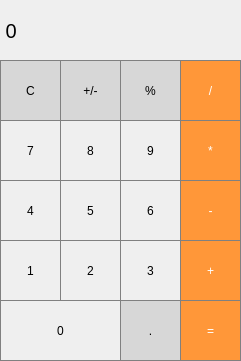
<?xml version="1.0" encoding="UTF-8"?>
<ui version="4.0">
 <class>Calculator</class>
 <widget class="QMainWindow" name="Calculator">
  <property name="geometry">
   <rect>
    <x>0</x>
    <y>0</y>
    <width>241</width>
    <height>361</height>
   </rect>
  </property>
  <property name="windowTitle">
   <string>Calculator</string>
  </property>
  <widget class="QWidget" name="centralWidget">
   <property name="minimumSize">
    <size>
     <width>241</width>
     <height>361</height>
    </size>
   </property>
   <property name="maximumSize">
    <size>
     <width>241</width>
     <height>361</height>
    </size>
   </property>
   <widget class="QLabel" name="answerLabel">
    <property name="geometry">
     <rect>
      <x>0</x>
      <y>0</y>
      <width>241</width>
      <height>61</height>
     </rect>
    </property>
    <property name="minimumSize">
     <size>
      <width>241</width>
      <height>61</height>
     </size>
    </property>
    <property name="maximumSize">
     <size>
      <width>241</width>
      <height>61</height>
     </size>
    </property>
    <property name="font">
     <font>
      <pointsize>15</pointsize>
     </font>
    </property>
    <property name="styleSheet">
     <string notr="true">QLabel {
	qproperty-alignment: 'AlignVCenter | AlignRight';
	border: 1px solid gray;
}

background-color: white;</string>
    </property>
    <property name="text">
     <string> 0</string>
    </property>
   </widget>
   <widget class="QPushButton" name="clear">
    <property name="geometry">
     <rect>
      <x>0</x>
      <y>60</y>
      <width>61</width>
      <height>61</height>
     </rect>
    </property>
    <property name="styleSheet">
     <string notr="true">QPushButton {
	background-color: rgb(215,215,215);
	border: 1px solid gray;
}

QPushButton:pressed {
	background-color: qlineargradient(x1: 0, y1: 0, x2: 0, y2: 1, stop: 0 #BEBEBE, stop: 1 #D7D7D7);
}</string>
    </property>
    <property name="text">
     <string>C</string>
    </property>
   </widget>
   <widget class="QPushButton" name="divide">
    <property name="geometry">
     <rect>
      <x>180</x>
      <y>60</y>
      <width>61</width>
      <height>61</height>
     </rect>
    </property>
    <property name="styleSheet">
     <string notr="true">QPushButton {
	background-color: rgb(255,151,57);
	color: white;
	border: 1px solid gray;
}

QPushButton:pressed {
	background-color: qlineargradient(x1: 0, y1: 0, x2: 0, y2: 1, stop: 0 #FF7832, stop: 1 #FF9739);
}</string>
    </property>
    <property name="text">
     <string>/</string>
    </property>
   </widget>
   <widget class="QPushButton" name="percent">
    <property name="geometry">
     <rect>
      <x>120</x>
      <y>60</y>
      <width>61</width>
      <height>61</height>
     </rect>
    </property>
    <property name="styleSheet">
     <string notr="true">QPushButton {
	background-color: rgb(215,215,215);
	border: 1px solid gray;
}

QPushButton:pressed {
	background-color: qlineargradient(x1: 0, y1: 0, x2: 0, y2: 1, stop: 0 #BEBEBE, stop: 1 #D7D7D7);
}</string>
    </property>
    <property name="text">
     <string>%</string>
    </property>
   </widget>
   <widget class="QPushButton" name="plusMinus">
    <property name="geometry">
     <rect>
      <x>60</x>
      <y>60</y>
      <width>61</width>
      <height>61</height>
     </rect>
    </property>
    <property name="styleSheet">
     <string notr="true">QPushButton {
	background-color: rgb(215,215,215);
	border: 1px solid gray;
}

QPushButton:pressed {
	background-color: qlineargradient(x1: 0, y1: 0, x2: 0, y2: 1, stop: 0 #BEBEBE, stop: 1 #D7D7D7);
}</string>
    </property>
    <property name="text">
     <string>+/-</string>
    </property>
   </widget>
   <widget class="QPushButton" name="button_nine">
    <property name="geometry">
     <rect>
      <x>120</x>
      <y>120</y>
      <width>61</width>
      <height>61</height>
     </rect>
    </property>
    <property name="styleSheet">
     <string notr="true">QPushButton {
	border: 1px solid gray;
}

QPushButton:pressed {
	background-color: qlineargradient(x1: 0, y1: 0, x2: 0, y2: 1, stop: 0 #dadbde, stop: 1 #f6f7fa);
}</string>
    </property>
    <property name="text">
     <string>9</string>
    </property>
   </widget>
   <widget class="QPushButton" name="multiply">
    <property name="geometry">
     <rect>
      <x>180</x>
      <y>120</y>
      <width>61</width>
      <height>61</height>
     </rect>
    </property>
    <property name="styleSheet">
     <string notr="true">QPushButton {
	background-color: rgb(255,151,57);
	color: white;
	border: 1px solid gray;
}

QPushButton:pressed {
	background-color: qlineargradient(x1: 0, y1: 0, x2: 0, y2: 1, stop: 0 #FF7832, stop: 1 #FF9739);
}</string>
    </property>
    <property name="text">
     <string>*</string>
    </property>
   </widget>
   <widget class="QPushButton" name="button_seven">
    <property name="geometry">
     <rect>
      <x>0</x>
      <y>120</y>
      <width>61</width>
      <height>61</height>
     </rect>
    </property>
    <property name="styleSheet">
     <string notr="true">QPushButton {
	border: 1px solid gray;
}

QPushButton:pressed {
	background-color: qlineargradient(x1: 0, y1: 0, x2: 0, y2: 1, stop: 0 #dadbde, stop: 1 #f6f7fa);
}</string>
    </property>
    <property name="text">
     <string>7</string>
    </property>
   </widget>
   <widget class="QPushButton" name="button_eight">
    <property name="geometry">
     <rect>
      <x>60</x>
      <y>120</y>
      <width>61</width>
      <height>61</height>
     </rect>
    </property>
    <property name="styleSheet">
     <string notr="true">QPushButton {
	border: 1px solid gray;
}

QPushButton:pressed {
	background-color: qlineargradient(x1: 0, y1: 0, x2: 0, y2: 1, stop: 0 #dadbde, stop: 1 #f6f7fa);
}</string>
    </property>
    <property name="text">
     <string>8</string>
    </property>
   </widget>
   <widget class="QPushButton" name="button_six">
    <property name="geometry">
     <rect>
      <x>120</x>
      <y>180</y>
      <width>61</width>
      <height>61</height>
     </rect>
    </property>
    <property name="styleSheet">
     <string notr="true">QPushButton {
	border: 1px solid gray;
}

QPushButton:pressed {
	background-color: qlineargradient(x1: 0, y1: 0, x2: 0, y2: 1, stop: 0 #dadbde, stop: 1 #f6f7fa);
}</string>
    </property>
    <property name="text">
     <string>6</string>
    </property>
   </widget>
   <widget class="QPushButton" name="subtract">
    <property name="geometry">
     <rect>
      <x>180</x>
      <y>180</y>
      <width>61</width>
      <height>61</height>
     </rect>
    </property>
    <property name="sizePolicy">
     <sizepolicy hsizetype="Fixed" vsizetype="Fixed">
      <horstretch>0</horstretch>
      <verstretch>0</verstretch>
     </sizepolicy>
    </property>
    <property name="styleSheet">
     <string notr="true">QPushButton {
	background-color: rgb(255,151,57);
	color: white;
	border: 1px solid gray;
}

QPushButton:pressed {
	background-color: qlineargradient(x1: 0, y1: 0, x2: 0, y2: 1, stop: 0 #FF7832, stop: 1 #FF9739);
}</string>
    </property>
    <property name="text">
     <string>-</string>
    </property>
   </widget>
   <widget class="QPushButton" name="button_four">
    <property name="geometry">
     <rect>
      <x>0</x>
      <y>180</y>
      <width>61</width>
      <height>61</height>
     </rect>
    </property>
    <property name="styleSheet">
     <string notr="true">QPushButton {
	border: 1px solid gray;
}

QPushButton:pressed {
	background-color: qlineargradient(x1: 0, y1: 0, x2: 0, y2: 1, stop: 0 #dadbde, stop: 1 #f6f7fa);
}</string>
    </property>
    <property name="text">
     <string>4</string>
    </property>
   </widget>
   <widget class="QPushButton" name="button_five">
    <property name="geometry">
     <rect>
      <x>60</x>
      <y>180</y>
      <width>61</width>
      <height>61</height>
     </rect>
    </property>
    <property name="styleSheet">
     <string notr="true">QPushButton {
	border: 1px solid gray;
}

QPushButton:pressed {
	background-color: qlineargradient(x1: 0, y1: 0, x2: 0, y2: 1, stop: 0 #dadbde, stop: 1 #f6f7fa);
}</string>
    </property>
    <property name="text">
     <string>5</string>
    </property>
   </widget>
   <widget class="QPushButton" name="button_two">
    <property name="geometry">
     <rect>
      <x>60</x>
      <y>240</y>
      <width>61</width>
      <height>61</height>
     </rect>
    </property>
    <property name="styleSheet">
     <string notr="true">QPushButton {
	border: 1px solid gray;
}

QPushButton:pressed {
	background-color: qlineargradient(x1: 0, y1: 0, x2: 0, y2: 1, stop: 0 #dadbde, stop: 1 #f6f7fa);
}</string>
    </property>
    <property name="text">
     <string>2</string>
    </property>
   </widget>
   <widget class="QPushButton" name="button_three">
    <property name="geometry">
     <rect>
      <x>120</x>
      <y>240</y>
      <width>61</width>
      <height>61</height>
     </rect>
    </property>
    <property name="styleSheet">
     <string notr="true">QPushButton {
	border: 1px solid gray;
}

QPushButton:pressed {
	background-color: qlineargradient(x1: 0, y1: 0, x2: 0, y2: 1, stop: 0 #dadbde, stop: 1 #f6f7fa);
}</string>
    </property>
    <property name="text">
     <string>3</string>
    </property>
   </widget>
   <widget class="QPushButton" name="add">
    <property name="geometry">
     <rect>
      <x>180</x>
      <y>240</y>
      <width>61</width>
      <height>61</height>
     </rect>
    </property>
    <property name="styleSheet">
     <string notr="true">QPushButton {
	background-color: rgb(255,151,57);
	color: white;
	border: 1px solid gray;
}

QPushButton:pressed {
	background-color: qlineargradient(x1: 0, y1: 0, x2: 0, y2: 1, stop: 0 #FF7832, stop: 1 #FF9739);
}</string>
    </property>
    <property name="text">
     <string>+</string>
    </property>
   </widget>
   <widget class="QPushButton" name="button_one">
    <property name="geometry">
     <rect>
      <x>0</x>
      <y>240</y>
      <width>61</width>
      <height>61</height>
     </rect>
    </property>
    <property name="styleSheet">
     <string notr="true">QPushButton {
	border: 1px solid gray;
}

QPushButton:pressed {
	background-color: qlineargradient(x1: 0, y1: 0, x2: 0, y2: 1, stop: 0 #dadbde, stop: 1 #f6f7fa);
}</string>
    </property>
    <property name="text">
     <string>1</string>
    </property>
   </widget>
   <widget class="QPushButton" name="button_zero">
    <property name="geometry">
     <rect>
      <x>0</x>
      <y>300</y>
      <width>121</width>
      <height>61</height>
     </rect>
    </property>
    <property name="styleSheet">
     <string notr="true">QPushButton {
	border: 1px solid gray;
}

QPushButton:pressed {
	background-color: qlineargradient(x1: 0, y1: 0, x2: 0, y2: 1, stop: 0 #dadbde, stop: 1 #f6f7fa);
}</string>
    </property>
    <property name="text">
     <string>0</string>
    </property>
   </widget>
   <widget class="QPushButton" name="decimal">
    <property name="geometry">
     <rect>
      <x>120</x>
      <y>300</y>
      <width>61</width>
      <height>61</height>
     </rect>
    </property>
    <property name="styleSheet">
     <string notr="true">QPushButton {
	background-color: rgb(215,215,215);
	border: 1px solid gray;
}

QPushButton:pressed {
	background-color: qlineargradient(x1: 0, y1: 0, x2: 0, y2: 1, stop: 0 #BEBEBE, stop: 1 #D7D7D7);
}</string>
    </property>
    <property name="text">
     <string>.</string>
    </property>
   </widget>
   <widget class="QPushButton" name="equal">
    <property name="geometry">
     <rect>
      <x>180</x>
      <y>300</y>
      <width>61</width>
      <height>61</height>
     </rect>
    </property>
    <property name="styleSheet">
     <string notr="true">QPushButton {
	background-color: rgb(255,151,57);
	color: white;
	border: 1px solid gray;
}

QPushButton:pressed {
	background-color: qlineargradient(x1: 0, y1: 0, x2: 0, y2: 1, stop: 0 #FF7832, stop: 1 #FF9739);
}</string>
    </property>
    <property name="text">
     <string>=</string>
    </property>
   </widget>
  </widget>
 </widget>
 <layoutdefault spacing="6" margin="11"/>
 <resources/>
 <connections/>
</ui>
